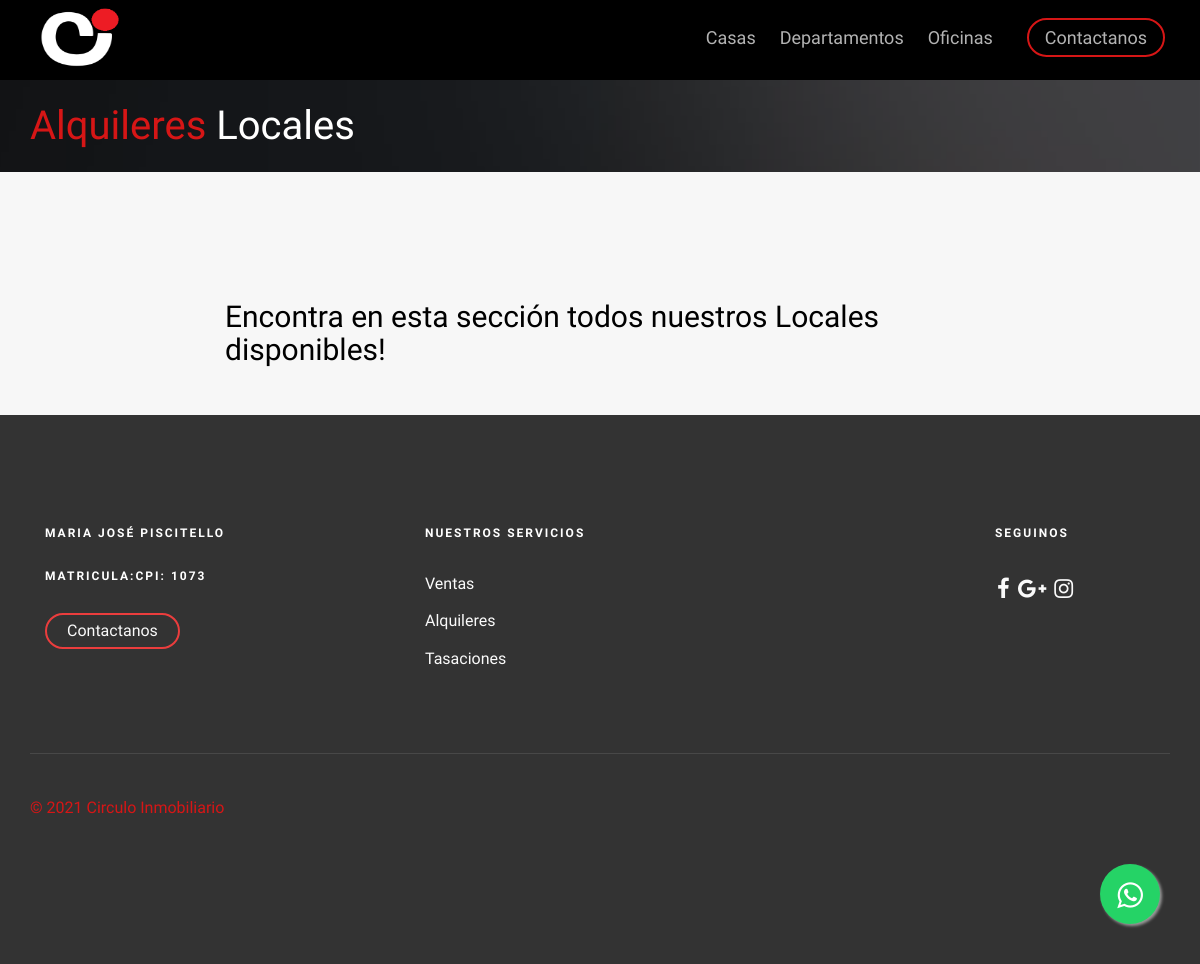
The app's page /alquileres/alqui_locales/, older data.
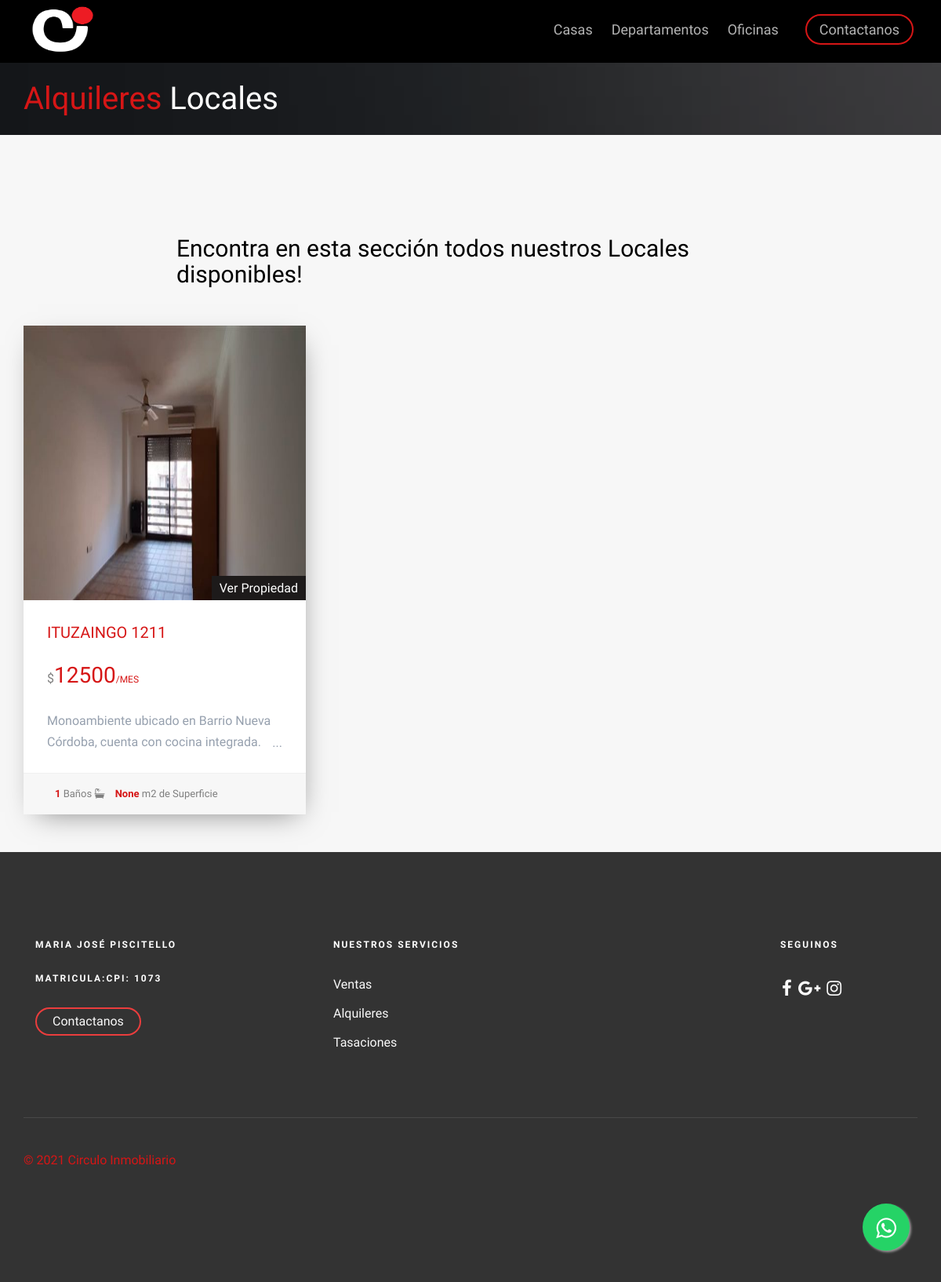
The same page, newer data.
### Alquileres/models.py (models this page shows, shortened)
class PostImagenes(models.Model):
    post= models.ForeignKey(PostAlquiler, default =None ,on_delete=models.CASCADE)
    image = models.ImageField(upload_to ="Imagenes",verbose_name="Imagenes")
    class Meta:
        verbose_name="Agregar una Imagen"
        verbose_name_plural="Agregar mas Imagenes"

class PostAlquiler(models.Model):
    balcon=(('Con Balcon','Con Balcon'),('',''))
    balcon = models.CharField(max_length=100, choices = balcon,default="Con Balcon", null=True, blank=True)
    frente= (('Externo','Externo'),('Contrafrente','Contrafrente'))
    frente = models.CharField(max_length=100,choices=frente, default = "Externo")
    title=  models.CharField(max_length=200, verbose_name="Titulo ")
    content = models.TextField(verbose_name="Contenido",max_length=800,)
    imagen = models.ImageField(verbose_name="Imagen", blank =True ,null =True,upload_to="Alquileres")
    price = models.IntegerField(verbose_name="Precio")
    ambientes = models.IntegerField(verbose_name="Dormitorios o Ambientes",blank =True ,null =True)
    superficie= models.IntegerField(verbose_name="Superficie (locales u oficinas)",blank =True,null =True )
    baños= models.IntegerField(verbose_name="Baños",blank = True,null =True)
    plantas= models.IntegerField(verbose_name="Plantas (locales u oficinas)", blank = True,null =True)
    autor = models.ForeignKey(User,verbose_name="Autor", on_delete=models.CASCADE)
    categories= models.ManyToManyField(Category, verbose_name="Categoria")
    created = models.DateTimeField(auto_now_add=True, verbose_name="Creado")
    updated = models.DateTimeField(auto_now=True, verbose_name="Editado")
    class Meta:
            verbose_name="Publicacion"
            verbose_name_plural="Plublicaciones"
            ordering= ["-created"]

### Alquileres/views.py (the view)
# urls.py: path('alqui_locales/', views.alqui_locales ,name ="alqui_locales"),
def alqui_locales(request):
    locales= PostAlquiler.objects.filter(categories=Category.objects.get(nombre="Locales"))
    return render(request,'Alquileres/alqui_locales.html',{'locales': locales})

### Alquileres/templates/Alquileres/alqui_locales.html (shortened to what this page needs)
{% extends 'App1/base.html'%} {% load static %} {% block header %}
<div id="fh5co-page">
    <header id="fh5co-header" role="banner">
        <div class="container">
            <div class="row">
                <div class="header-inner">
                    <span class="rounded-circle">
				  		<span class="rounded-circle">
                            <span class="rounded-circle"><a href="{% url 'inicio' %}"><img src="{% static 'Appp1/images/1_negro.png' %}" style="margin-top: 8px" width="90px" height="60px"> </img>
				  </span>
                    </span>
                    <nav role="navigation">
                        <ul>
                            <li><a href="{% url 'alqui_casas' %}">Casas </a></li>
                            <li><a href="{% url 'alqui_departamentos' %}">Departamentos </a></li>
                            <li><a href="{% url 'alqui_oficinas' %}"> Oficinas</a></li>
                            <li class="cta"><a href="{% url 'contacto' %}">Contactanos</a></li>
                        </ul>
                    </nav>
                </div>
            </div>
        </div>
    </header>
    {% endblock %} {% block content %}
    <div class="fh5co-page-title" style="background-image: url({% static 'Appp1/images/slide_6.jpg'%});">
        <div class="overlay"></div>
        <div class="container">
            <div class="row">
                <div class="col-md-12 animate-box">
                    <h1><a href="{% url 'alquiler' %}" style="text-decoration:none">Alquileres</a></span> Locales </h1>
                </div>
            </div>
        </div>
    </div>
    <div id="best-deal">
        <div class="container">
            <div class="row">
                <div class="col-md-8 col-md-offset-2 text-center fh5co-heading animate-box" data-animate-effect="fadeIn">
                    <h2>Encontra en esta sección todos nuestros Locales disponibles!</h2>
                </div>
                {% for locale in locales %}
                <div class="col-md-4 item-block animate-box" data-animate-effect="fadeIn">
                    <div class="fh5co-property">
                        <figure>
                            <div id="carouselExampleControls" class="carousel slide" data-ride="carousel">
                                <div class="carousel-inner">
                                    {% for pi in locale.postimagenes_set.all %}
                                    <div class="item {% if forloop.first %} active {% endif %}">
                                        <img class="carousel-inner" src="{{pi.image.url}}" alt="First slide">
                                    </div>
                                    {% endfor %}
                                </div>
                            </div>
                            <a href="{% url 'ofice_local_details_alquis' locale.id  %}" class="tag"> Ver Propiedad</a>
                        </figure>
                        <div class="fh5co-property-innter">
                            <h3><a href="{% url 'ofice_local_details_alquis' locale.id  %}">{{locale.title}}</a></h3>
                            <div class="price-status">
                                <span class="per">$</span><span class="price">{{locale.price}}<span class="per">/Mes</span></span>
                            </div>
                            <div class="property-content-wrapper">
                                <p>{{locale.content}} </p>
                            </div>
                        </div>
                        <p class="fh5co-property-specification">
                            <span><strong>{{locale.baños}}</strong> Baños  <i class="fa fa-bath"></i></span> <span><strong>{{locale.superficie}}  </strong>   m2 de Superficie </span>
                        </p>
                    </div>
                </div>
                {% endfor %}
            </div>
        </div>
        {% endblock %}

Row changes from the older to the newer data that the page shows:
now on this page (row edited): PostAlquiler: title "ITUZAINGO 1211", price "12500", content "Monoambiente ubicado en Barrio Nueva Córdoba, cuenta con cocina integrada.…", baños "1", superficie "None"
now on this page (row unchanged): PostImagenes: image (picture)
